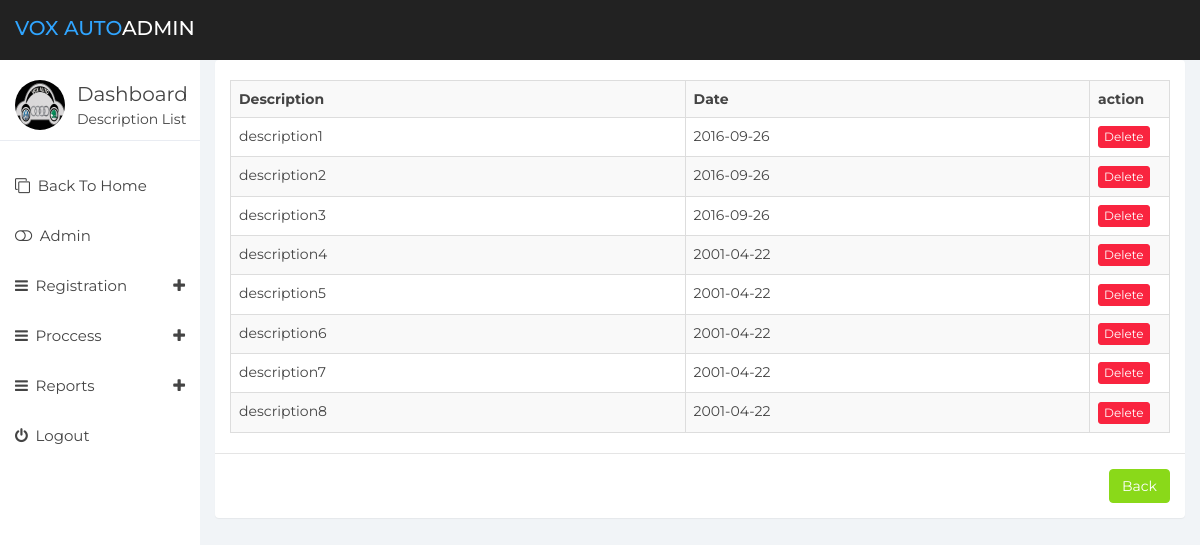
The page /description-list.php (signed in) on the database its author committed.
### tables this page shows
CREATE TABLE `description` (
  `id` int(11) NOT NULL,
  `description` varchar(200) NOT NULL,
  `added_date` date NOT NULL
);

### description-list.php (the view, shortened to what this page needs)
<!DOCTYPE html>
<html>
<head>
	<link href="css/bootstrap.min.css" rel="stylesheet">
	<link href="css/font-awesome.min.css" rel="stylesheet">
	<link href="css/datepicker3.css" rel="stylesheet">
	<link href="css/styles.css" rel="stylesheet">
</head>
<body>
<nav class="navbar navbar-custom navbar-fixed-top" role="navigation">
		<div class="container-fluid">
			<div class="navbar-header">
				<a class="navbar-brand" href="#"><span>Vox Auto</span>Admin</a>
			</div>
		</div>
	</nav>
	<div id="sidebar-collapse" class="col-sm-3 col-lg-2 sidebar">
		<div class="profile-sidebar">
			<div class="profile-userpic">
				<img src="images/logo.jpeg" class="img-responsive" alt="">
			</div>
			<div class="profile-usertitle">
				<div  class="profile-usertitle-name">Dashboard</div>
				<div class="profile-usertitle-info">Description List</div>
			</div>
		</div>
		<ul class="nav menu">
			<li><a href="index.php"><em class="fa fa-clone">&nbsp;</em> Back To Home</a></li>
			<li><a href="admin.php"><em class="fa fa-toggle-off">&nbsp;</em> Admin</a></li>
			<li class="parent "><a data-toggle="collapse" href="#sub-item-1">
				<em class="fa fa-navicon">&nbsp;</em> Registration <span data-toggle="collapse" href="#sub-item-1" class="icon pull-right"><em class="fa fa-plus"></em></span>
				</a>
			</li>
			<li class="parent "><a data-toggle="collapse" href="#sub-item-2">
				<em class="fa fa-navicon">&nbsp;</em> Proccess <span data-toggle="collapse" href="#sub-item-2" class="icon pull-right"><em class="fa fa-plus"></em></span>
				</a>
			</li>
			<li class="parent "><a data-toggle="collapse" href="#sub-item-3">
				<em class="fa fa-navicon">&nbsp;</em> Reports <span data-toggle="collapse" href="#sub-item-3" class="icon pull-right"><em class="fa fa-plus"></em></span>
				</a>
			</li>
			<li><a href="logout.php"><em class="fa fa-power-off">&nbsp;</em> Logout</a></li>
		</ul>
	</div>
	<div class="col-sm-9 col-sm-offset-3 col-lg-10 col-lg-offset-2 main">
        <?php
include 'db.php';
    $sql_query ="SELECT * FROM description order by added_date DESC";
    $get_result = mysqli_query($con,$sql_query);
        if(!empty($get_result)) {
        ?>
<div class="panel panel-container">
					  <div class="row">
						  <div class="col-lg-12">
						  <div class="col-lg-12">
                <div id="name-list" style="cursor:pointer;">
				<div class="table-responsive">
                <table class="table table-striped table-bordered">
                   <tr>
                       <th>Description</th>
                       <th>Date</th>
                       <th>action</th>
                   </tr>
                <?php
                while($name_val = mysqli_fetch_array($get_result,MYSQLI_ASSOC))
				{
                ?>
                   <tr class="delete_mem<?php echo $name_val["id"]; ?>">
                       <td ><?php echo $name_val["description"]; ?></td>
                       <td ><?php echo $name_val["added_date"]; ?></td>
                       <td width="80">
                       <a class="btn btn-xs btn-danger" id="<?php echo $name_val["id"]; ?>">Delete</a>
                      </td>
                   </tr>
                <?php
				}
				?>
         </table>
			</div>
            </div>
            </div>
            </div>
            </div>
        <div class="modal-footer">
       <a type="button" onClick="" data-dismiss=""class="btn btn-success" href="admin.php" id=""> Back</a>
       </div>
            </div>
        <?php }
?>
	 </div>
</body>
</html>

### css/styles.css (style rules this page uses)
body { background: #f1f4f7; padding-top: 60px; font-size: 14px; color: #444444; font-family: "Montserrat", "Helvetica Neue", Helvetica, Arial, sans-serif; }
a, a:hover, a:focus { color: #30a5ff; }
.navbar-custom { background: #222; height: 60px; }
.navbar-header .navbar-brand { color: #fff; font-size: 20px; text-transform: uppercase; font-weight: 500; height: 60px; padding-top: 18px; }
.navbar-header .navbar-brand span { color: #30a5ff; }
.btn-success, .btn-success:hover, .btn-success:focus, .btn-success:active, .btn-success.active, .open > .dropdown-toggle.btn-success, .btn-success.disabled, .btn-success[disabled], fieldset[disabled] .btn-success, .btn-success.disabled:hover, .btn-success[disabled]:hover, fieldset[disabled] .btn-success:hover, .btn-success.disabled:focus, .btn-success[disabled]:focus, fieldset[disabled] .btn-success:focus, .btn-success.disabled:active, .btn-success[disabled]:active, fieldset[disabled] .btn-success:active, .btn-success.disabled.active, .btn-success[disabled].active, fieldset[disabled] .btn-success.active { background-color: #8ad919; border-color: #8ad919; }
.btn-danger, .btn-danger:hover, .btn-danger:focus, .btn-danger:active, .btn-danger.active, .open > .dropdown-toggle.btn-danger, .btn-danger.disabled, .btn-danger[disabled], fieldset[disabled] .btn-danger, .btn-danger.disabled:hover, .btn-danger[disabled]:hover, fieldset[disabled] .btn-danger:hover, .btn-danger.disabled:focus, .btn-danger[disabled]:focus, fieldset[disabled] .btn-danger:focus, .btn-danger.disabled:active, .btn-danger[disabled]:active, fieldset[disabled] .btn-danger:active, .btn-danger.disabled.active, .btn-danger[disabled].active, fieldset[disabled] .btn-danger.active { background-color: #f9243f; border-color: #f9243f; }
.panel { border: 0; }
.panel-container { padding-top: 20px; }
.navbar { border: 0; }
.sidebar { display: block; padding: 0; display: none; box-shadow: none; background: #fff; }
.sidebar ul { margin: 20px 0px; }
@media (min-width: 768px) { .sidebar { display: block; position: fixed; top: 60px; bottom: 0; left: 0; z-index: 1000; display: block; margin: 0; padding: 0; overflow-x: hidden; overflow-y: auto; } }
@media (min-width: 768px) { .navbar-header { width: 100%; } }
.sidebar ul.nav li a { height: 50px; font-size: 15px; line-height: 2em; color: #444444; }
.profile-sidebar { padding: 10px 0; border-bottom: 1px solid #e9ecf2; }
.profile-userpic img { float: left; margin: 10px 0px 0px 15px; width: 50px; height: 50px; border-radius: 9999px !important; }
.profile-usertitle { float: left; text-align: left; margin: 10px 0 0 12px; }
.profile-usertitle-name { font-size: 20px; margin-bottom: 0px; }
.table { background: #fff; }

### rows shown on the page
description: description "description1", added_date "2016-09-26"
description: description "description2", added_date "2016-09-26"
description: description "description3", added_date "2016-09-26"
description: description "description4", added_date "2001-04-22"
description: description "description5", added_date "2001-04-22"
description: description "description6", added_date "2001-04-22"
description: description "description7", added_date "2001-04-22"
description: description "description8", added_date "2001-04-22"
